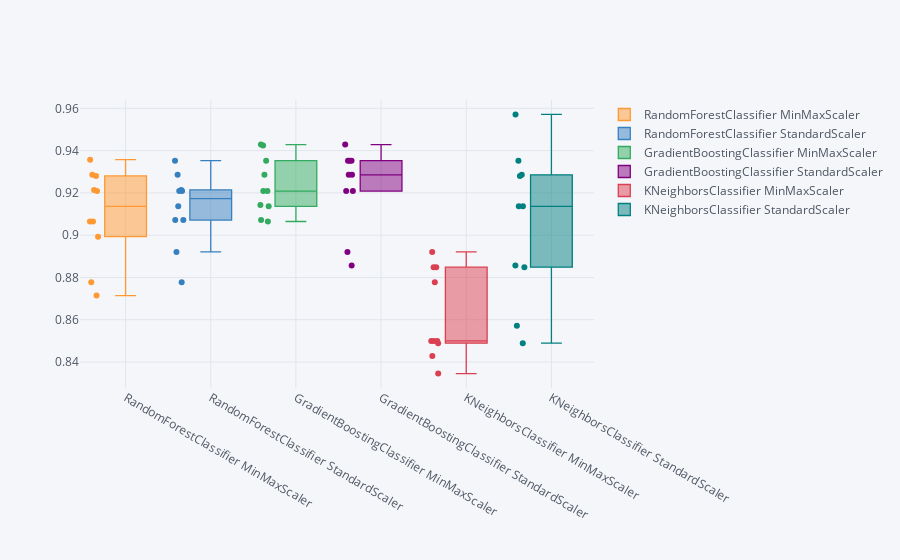

Notebook code for this chart:
### Code cell
pd.DataFrame(scores_results, index=model_names, columns=[a for a in range(1, len(results)+1)]).T.iplot(kind="box", boxpoints="all")

### Figure 1 — Plotly figure (JSON) as saved in the notebook; plotly's stock layout.template omitted (floating-point values rounded to 4 significant figures)
{"data": [{"boxpoints": "all", "line": {"width": 1.3}, "marker": {"color": "rgba(255, 153, 51, 1.0)"}, "name": "RandomForestClassifier MinMaxScaler", "orientation": "v", "type": "box", "y": [0.9357, 0.9286, 0.9214, 0.9065, 0.9281, 0.9065, 0.8777, 0.8993, 0.9209, 0.8714]}, {"boxpoints": "all", "line": {"width": 1.3}, "marker": {"color": "rgba(55, 128, 191, 1.0)"}, "name": "RandomForestClassifier StandardScaler", "orientation": "v", "type": "box", "y": [0.9214, 0.9286, 0.9071, 0.9137, 0.9209, 0.9353, 0.8777, 0.9209, 0.8921, 0.9071]}, {"boxpoints": "all", "line": {"width": 1.3}, "marker": {"color": "rgba(50, 171, 96, 1.0)"}, "name": "GradientBoostingClassifier MinMaxScaler", "orientation": "v", "type": "box", "y": [0.9143, 0.9071, 0.9286, 0.9424, 0.9209, 0.9137, 0.9065, 0.9209, 0.9353, 0.9429]}, {"boxpoints": "all", "line": {"width": 1.3}, "marker": {"color": "rgba(128, 0, 128, 1.0)"}, "name": "GradientBoostingClassifier StandardScaler", "orientation": "v", "type": "box", "y": [0.9429, 0.9286, 0.9286, 0.9209, 0.9353, 0.9353, 0.9209, 0.9353, 0.8921, 0.8857]}, {"boxpoints": "all", "line": {"width": 1.3}, "marker": {"color": "rgba(219, 64, 82, 1.0)"}, "name": "KNeighborsClassifier MinMaxScaler", "orientation": "v", "type": "box", "y": [0.85, 0.85, 0.8429, 0.8777, 0.8849, 0.8849, 0.8345, 0.8921, 0.8489, 0.85]}, {"boxpoints": "all", "line": {"width": 1.3}, "marker": {"color": "rgba(0, 128, 128, 1.0)"}, "name": "KNeighborsClassifier StandardScaler", "orientation": "v", "type": "box", "y": [0.8857, 0.9286, 0.9571, 0.9137, 0.9353, 0.9281, 0.8489, 0.8849, 0.9137, 0.8571]}], "layout": {"legend": {"bgcolor": "#F5F6F9", "font": {"color": "#4D5663"}}, "paper_bgcolor": "#F5F6F9", "plot_bgcolor": "#F5F6F9", "title": {"font": {"color": "#4D5663"}}, "xaxis": {"gridcolor": "#E1E5ED", "showgrid": true, "tickfont": {"color": "#4D5663"}, "title": {"font": {"color": "#4D5663"}, "text": ""}, "zerolinecolor": "#E1E5ED"}, "yaxis": {"gridcolor": "#E1E5ED", "showgrid": true, "tickfont": {"color": "#4D5663"}, "title": {"font": {"color": "#4D5663"}, "text": ""}, "zerolinecolor": "#E1E5ED"}}}
